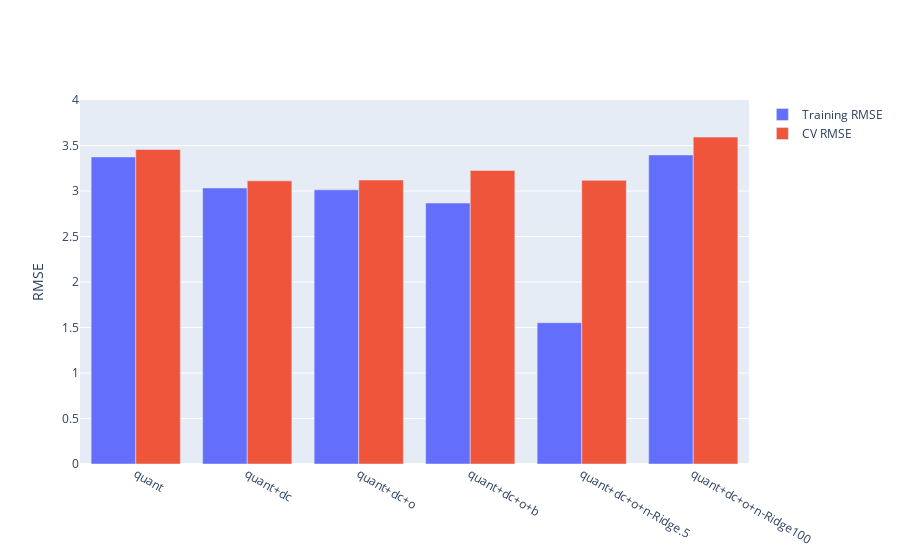

Source (notebook cell):
### Code cell
fig = compare_models(models)
fig.update_yaxes(range = [0, 4], title = "RMSE")

### Figure 1 — Plotly figure (JSON) as saved in the notebook; plotly's stock layout.template omitted (floating-point values rounded to 4 significant figures)
{"data": [{"name": "Training RMSE", "type": "bar", "x": ["quant", "quant+dc", "quant+dc+o", "quant+dc+o+b", "quant+dc+o+n-Ridge.5", "quant+dc+o+n-Ridge100"], "y": [3.375, 3.033, 3.013, 2.867, 1.553, 3.396]}, {"name": "CV RMSE", "type": "bar", "x": ["quant", "quant+dc", "quant+dc+o", "quant+dc+o+b", "quant+dc+o+n-Ridge.5", "quant+dc+o+n-Ridge100"], "y": [3.456, 3.111, 3.121, 3.225, 3.117, 3.593]}], "layout": {"yaxis": {"range": [0, 4], "title": {"text": "RMSE"}}}}
